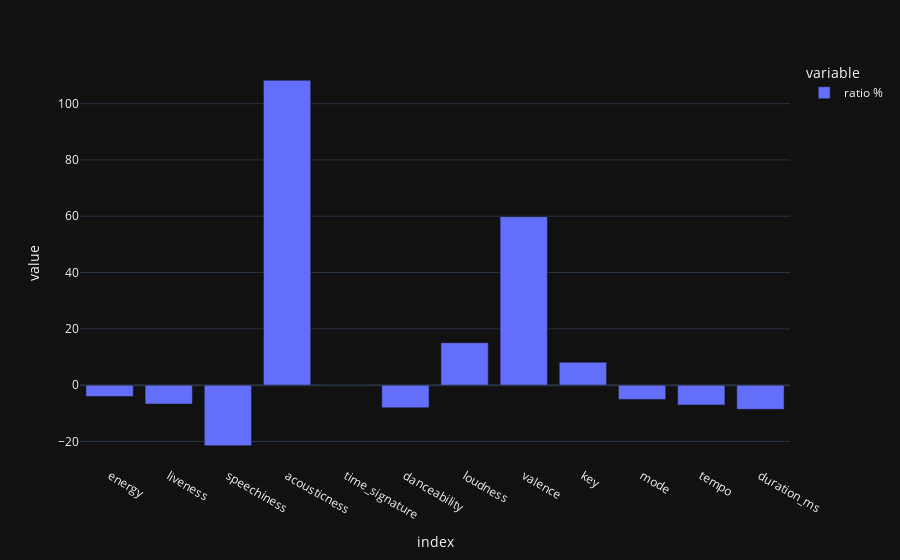

Notebook source saved alongside this figure:
### Code cell
import plotly.express as px

def plot_ratio_diff(last_liked_music, liked_musics):
    f1 = pd.concat([liked_musics.mean().rename('liked_musics'), last_liked_music.mean().rename('last_liked_music')], axis=1)
    f1 = f1.drop(['instrumentalness'])
    f1['diff'] = f1['last_liked_music'] - f1['liked_musics']
    f1['ratio %'] = (f1['last_liked_music'] - f1['liked_musics']) / f1['liked_musics'] * 100
    return px.bar(f1, y=['ratio %'], template='plotly_dark')

def liked_diff(last_liked_music, liked_musics):
    f1 = pd.concat([liked_musics.mean().rename('liked_musics'), last_liked_music.mean().rename('last_liked_music')], axis=1)
    f1 = f1.drop(['instrumentalness'])
    f1['diff'] = f1['last_liked_music'] - f1['liked_musics']
    f1['ratio %'] = (f1['last_liked_music'] - f1['liked_musics']) / f1['liked_musics'] * 100
    return f1

plot_ratio_diff(dopamine_flux_numeric, liked_musics_numeric)

### Figure 1 — Plotly figure (JSON) as saved in the notebook; plotly's stock layout.template omitted (floating-point values rounded to 4 significant figures)
{"data": [{"alignmentgroup": "True", "hovertemplate": "variable=ratio %<br>index=%{x}<br>value=%{y}<extra></extra>", "legendgroup": "ratio %", "marker": {"color": "#636efa", "pattern": {"shape": ""}}, "name": "ratio %", "offsetgroup": "ratio %", "orientation": "v", "showlegend": true, "textposition": "auto", "type": "bar", "x": ["energy", "liveness", "speechiness", "acousticness", "time_signature", "danceability", "loudness", "valence", "key", "mode", "tempo", "duration_ms"], "xaxis": "x", "y": [-4.073, -6.714, -21.52, 108.3, -0.1826, -8.047, 15.07, 59.85, 8.112, -5.087, -7.062, -8.603], "yaxis": "y"}], "layout": {"barmode": "relative", "legend": {"title": {"text": "variable"}, "tracegroupgap": 0}, "margin": {"t": 60}, "xaxis": {"anchor": "y", "domain": [0, 1], "title": {"text": "index"}}, "yaxis": {"anchor": "x", "domain": [0, 1], "title": {"text": "value"}}}}
